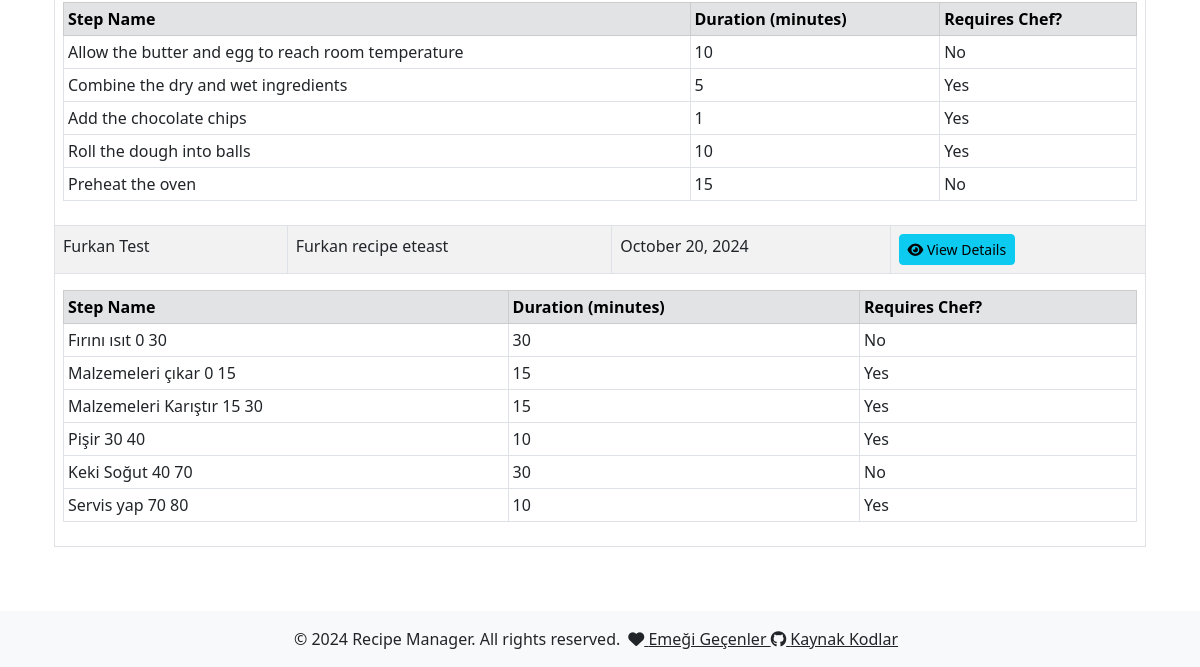
The page /recipe/list/ (lower part) on the database as committed earlier.
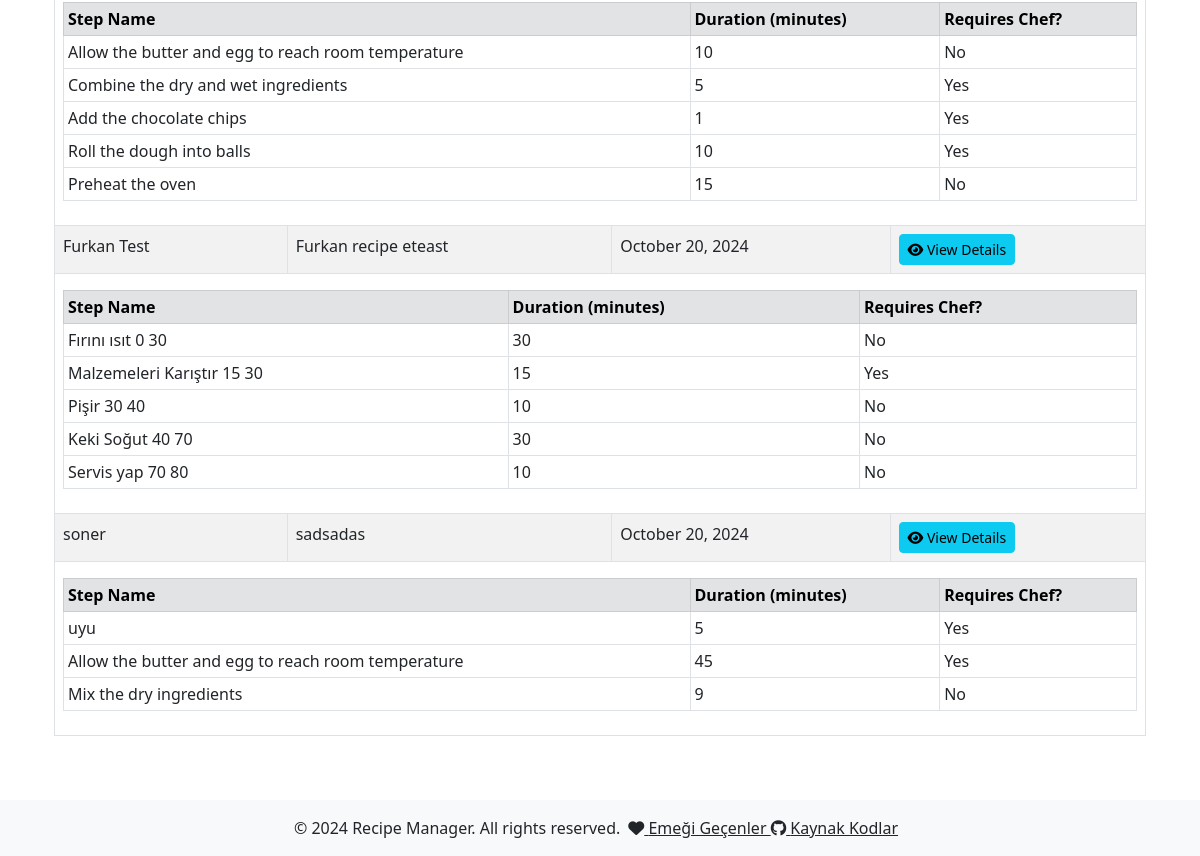
The same page on the database as committed later.
### recipe_optimizer/models.py (models this page shows, shortened)
class Recipe(models.Model):
    name = models.CharField(max_length=200)
    description = models.TextField()
    created_at = models.DateTimeField(auto_now_add=True)

class RecipeStep(models.Model):
    recipe = models.ForeignKey(Recipe, related_name='steps', on_delete=models.CASCADE)
    name = models.CharField(max_length=200)
    duration = models.PositiveIntegerField()  # Adım süresi (dakika)
    occupies_chef = models.BooleanField(default=True)  # Şefi meşgul ediyor mu?
    prerequisites = models.ManyToManyField('self', symmetrical=False, blank=True)  # Önceki adımlar

### recipe_optimizer/views.py (the view)
# urls.py: path('recipe/list/', views.recipe_list, name='recipe_list'),
def recipe_list(request):
    recipes = Recipe.objects.prefetch_related('steps').all()
    context = {
        'recipes': recipes,  # Tarifler ve adımlar context'e ekleniyor
    }
    return render(request, 'recipe_list.html', context)

### templates/recipe_list.html (shortened to what this page needs)
{% extends 'base.html' %}
{% block content %}
<div class="container mt-5">
    <div class="table-responsive">
        <table class="table table-striped table-bordered">
            <tbody>
                {% for recipe in recipes %}
                <tr>
                    <td>{{ recipe.name }}</td>
                    <td>{{ recipe.description|truncatewords:15 }}</td>
                    <td>{{ recipe.created_at|date:"F j, Y" }}</td>
                    <td>
                        <a href="{% url 'optimize' recipe.id %}" class="btn btn-info btn-sm">
                            <i class="fas fa-eye"></i> View Details
                        </a>
                    </td>
                </tr>
                <tr>
                    <td colspan="4">
                        <div class="table-responsive">
                            <table class="table table-sm table-bordered mt-2">
                                <thead class="table-secondary">
                                    <tr>
                                        <th scope="col">Step Name</th>
                                        <th scope="col">Duration (minutes)</th>
                                        <th scope="col">Requires Chef?</th>
                                    </tr>
                                </thead>
                                <tbody>
                                    {% if recipe.steps.exists %}
                                        {% for step in recipe.steps.all %}
                                        <tr>
                                            <td>{{ step.name }}</td>
                                            <td>{{ step.duration }}</td>
                                            <td>{{ step.occupies_chef|yesno:"Yes, No" }}</td>
                                        </tr>
                                        {% endfor %}
                                    {% else %}
                                        <tr>
                                            <td colspan="3" class="text-center">No steps available.</td>
                                        </tr>
                                    {% endif %}
                                </tbody>
                            </table>
                        </div>
                    </td>
                </tr>
                {% endfor %}
            </tbody>
        </table>
    </div>
</div>
{% endblock %}

### templates/base.html (shortened to what this page needs)
<!DOCTYPE html>
<html lang="en">
<head>
{%  load static %}
    <link href="https://cdn.jsdelivr.net/npm/bootstrap@5.3.0-alpha1/dist/css/bootstrap.min.css" rel="stylesheet">
    <link rel="stylesheet" href="https://cdnjs.cloudflare.com/ajax/libs/font-awesome/6.0.0-beta3/css/all.min.css">
</head>
<body class="d-flex flex-column min-vh-100">
    <div class="container flex-grow-1">
        {% block content %}
        {% endblock %}
    </div>
    {% include 'partials/footer.html' %}
</body>
</html>

### templates/partials/footer.html (shortened to what this page needs)
<footer class="bg-light text-center text-lg-start mt-5">
    <div class="container p-3">
        <div class="text-center d-flex justify-content-center align-items-center">
            <span>© 2024 Recipe Manager. All rights reserved.</span>
            <span class="mx-2">
                <a href="#" class="text-dark" data-bs-toggle="modal" data-bs-target="#contributorsModal">
                    <i class="fas fa-heart"></i> Emeği Geçenler
                </a>
                <a href="https://github.com/furk4nbulut" class="text-dark">
                    <i class="fab fa-github"></i> Kaynak Kodlar
                </a>
            </span>
        </div>
    </div>
</footer>

Rows that differ between the two databases and show on the page:
removed RecipeStep: name "Malzemeleri çıkar 0 15", duration "15", occupies_chef "Yes", shown under Recipe "Furkan Test"
changed RecipeStep "Pişir 30 40": occupies_chef "Yes" → "No"
changed RecipeStep "Servis yap 70 80": occupies_chef "Yes" → "No"
added Recipe: name "soner", description "sadsadas", created_at "October 20, 2024"
added RecipeStep: name "uyu", duration "5", occupies_chef "Yes", shown under "soner"
added RecipeStep: name "Allow the butter and egg to reach room temperature", duration "45", occupies_chef "Yes", shown under "soner"
added RecipeStep: name "Mix the dry ingredients", duration "9", occupies_chef "No", shown under "soner"
